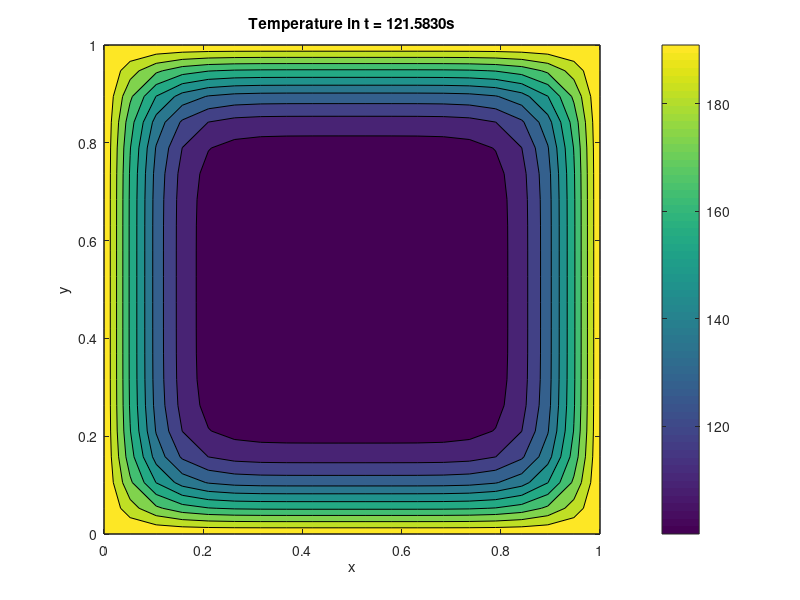

MATLAB code to generate this figure:

tic % Start stopwatch timer
    
% clear work space & command window
clear, clc

% Boundary Conditions & Initial Condition
T0 = 200; 
Ti = 100;

L = 1; % Width of domain in x direction
H = 1; % Height of domain in y direction

k_s = 387;        %W/(m K)  Thermal conductivity - conduction coefficient
rho = 8940;       %kg.m^3   Density
Cp = 380;         %J/kg K   Spefic heat constant pressure
D = k_s/(rho*Cp); %m^2/s    Diffusivity

a = 0; 
b = 1;
N = 20;
h = (b-a)/(N-1); % Mesh spacing

t = 50;
% del_t = 0.01;
% t_range = 0 : del_t : t ;

x_range = 0:h:1;
y_range = 0:h:1;

% x = [0:N-1];
% y = [0:N-1];
% X = repmat(x,N,1);
% Y = repmat(y(:),1,N);

for i = 1:length(x_range)
    x = x_range(i);

    for j = 1:length(y_range)
        y = y_range(j);

        Zigma = 0;
        
        for n = 1 : 60
            beta = n*pi/L;
            
            for m = 1 : 60
                gama = m*pi/H;
                F_mn = (4*(Ti-T0)/(L*H))*(1/gama)*(1/beta)*((-1)^n-1)*((-1)^m-1);
                Zigma = Zigma + F_mn*((sin(beta*x))*exp(-D*t*((beta)^2))*(sin(gama*y))*exp(-D*t*((gama)^2)));
            end
            
        end
        
        T(i,j)= Zigma + T0 ;

    end % for j = 1:length(y_range)

end % for i = 1:length(x_range)

T_exact = T;
 
% Plotting the exact solution
figure(1)
%[X,Y] = meshgrid(x_range,y_range)
%contourf(X,Y,T_exact)
contourf(x_range,y_range,T_exact)
title('Temperature in t = 121.5830s')
xlabel('x')
ylabel('y')
colorbar

save T_exact

toc % Read elapsed time from stopwatch

